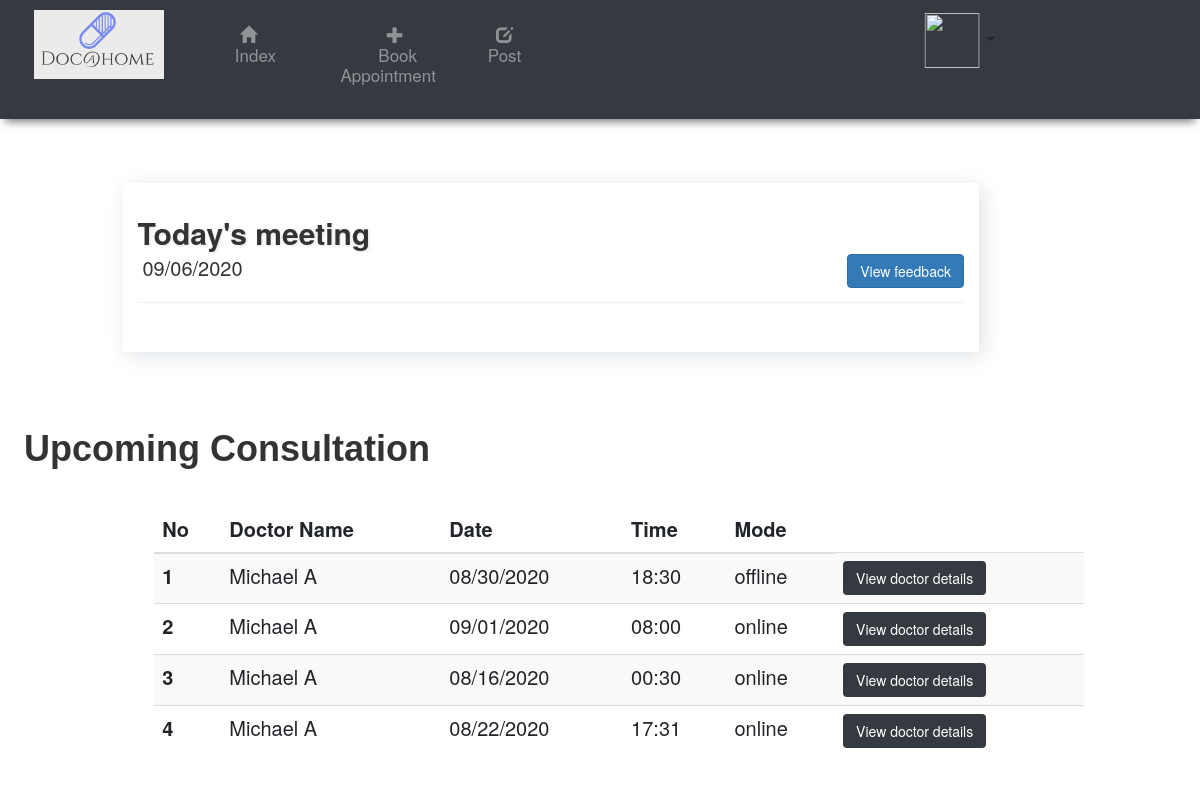
The page /index (signed in) on the database its author committed.
### Main.py (models this page shows)
class Appointment(db.Model):
    id = db.Column(db.Integer, primary_key=True)
    docName = db.Column(db.String(50))
    department = db.Column(db.String(50))
    date = db.Column(db.Integer)
    time = db.Column(db.Integer)
    mode = db.Column(db.String(10))
    createdby_id = db.Column(db.Integer, db.ForeignKey('user.id'))
    createdby_name = db.Column(db.String(50))
    status = db.Column(db.String(50), default='Pending')

### Main.py (the view)
@app.route('/index')
def index():
    username = User.query.get(session['user']).username
    print(username)
    today = time.strftime("%m/%d/%Y")
    myAppointments = Appointment.query.filter_by(createdby_name=username).filter_by(status='Confirmed').all()
    return render_template('index.html', myAppointments=myAppointments, today=today)

### templates/index.html (shortened to what this page needs)
{% extends "layout.html"%}
{% block content%}
<div class="row">
    <div class="col-1"></div>
    <div class="col-9">
        <div style="box-shadow: 4px 4px 20px #dee2e6; " class="col-12">
            <h2 class="card-title font-weight-bold mb-2" style=" text-shadow: 1px 1px 3px #dee2e6;"><br> Today's
                meeting</h2>
            <button class="btn btn-primary" style="float:right; "><a href="/history" style="color: white !important">View feedback</a> </button>
            <p class="card-text"><i class="far fa-clock pr-2"></i>
                {{today}}
            </p>
            <hr>
            <div class="row">
                <div class="col-2">
                </div>
                <div class="col-3"></div>
                <div class="col-7" >
                    <div class="card-body">
                {% if myAppointments %}
            </div>
                </div>
            </div>
            {% else %}
            <div>
                <h3>No appointments today</h3>
                <img src="https://image.freepik.com/free-vector/booking-event-calendar_23-2148551245.jpg"
                     alt="">
            </div>
            {%endif%}
        </div>
    </div>
    <div class="col-12">
        <br>
        <br>
        <h1 style="font-weight:bolder; font-family: helvetica">Upcoming Consultation</h1>
        <br>
        <div class="col-10" style="margin-left:10%">
            <table class="table table-striped table-hover">
                <thead>
                <th scope="col">No</th>
                <th scope="col">Doctor Name</th>
                <th scope="col">Date</th>
                <th scope="col">Time</th>
                <th scope="col">Mode</th>
                </thead>
                <tbody style="padding-left:10%">
                <tr>
                    {% for i in myAppointments %}
                    {% if i.date != today %}
                    <th scope="row">{{ loop.index }}</th>
                    <td> {{i.createdby_name}}</td>
                    <td>{{i.date}}</td>
                    <td>{{i.time}}</td>
                    <td>{{i.mode}}</td>
                    <td>
                        <button type="submit" class="btn btn-dark " value="{{ i.id }}">
                            <a href="{{ url_for('doc_profile', id=i.id) }}" style="color: white !important"> View doctor details</a>
                        </button>
                    </td>
                    {%endif%}
                </tr>
                {% endfor %}
                </tbody>
            </table>
        </div>
    </div>
    <br><br><br>
</div>
<br>
</div>
{% endblock%}

### static/layout.css (style rules this page uses)
body { color: #1864ab; background-color:#f1f3f5; font-size:20px; }

### rows shown on the page
Appointment: createdby_name "Michael A", date "08/30/2020", time "18:30", mode "offline"
Appointment: createdby_name "Michael A", date "09/01/2020", time "08:00", mode "online"
Appointment: createdby_name "Michael A", date "08/16/2020", time "00:30", mode "online", {{ i.id }} 14 (drawn)
Appointment: createdby_name "Michael A", date "08/22/2020", time "17:31", mode "online", {{ i.id }} 15 (drawn)

### other values the page prints
{{ today }} "09/06/2020"
